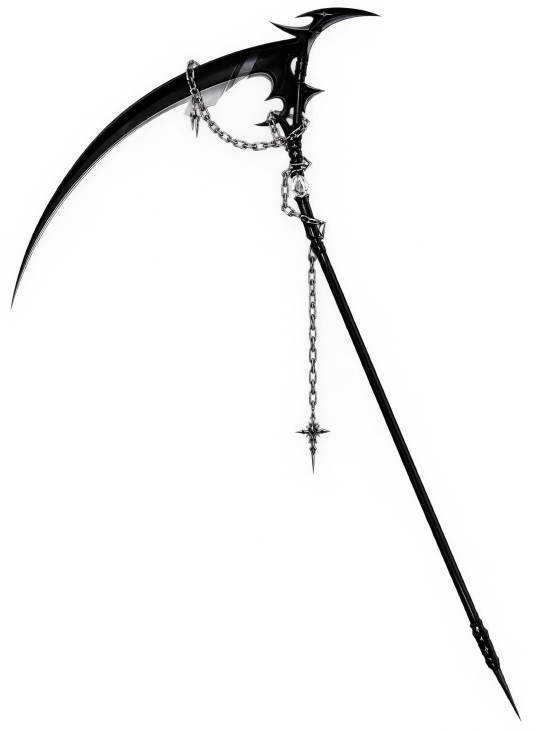
#> input picture tools/reference/scythe_reference.png, 1075 x 1463 px (shown at 1/2 size)
$ python compare_scythe.py reference/scythe_reference.png reference/scythe_reference.png
#> lines starting #> are read from the running program, lines starting #| are printed output that depends on the picture; after the words box and inside, x2 and y2 are one past the last pixel; in counts of white or black regions, pixels touching at a corner belong together
import sys
from PIL import Image, ImageDraw
d = sys.argv[1]  # dir holding raw_front.png from blockbench_render.mjs
REF = sys.argv[2] if len(sys.argv) > 2 else 'reference.jpg'
def on_white(path, h):
    im = Image.open(path).convert('RGBA')
    bg = Image.new('RGBA', im.size, (255, 255, 255, 255)); bg.alpha_composite(im)
    bg = bg.convert('RGB')
    return bg.resize((round(bg.width * h / bg.height), h), Image.LANCZOS)
_r = Image.open(REF).convert('RGBA')
#> _r is the input picture: PIL image 1075x1463 RGBA; mean R, G, B, A 12.3, 12.1, 12.3, 14.3
ref = Image.new('RGBA', _r.size, (255, 255, 255, 255)); ref.alpha_composite(_r); ref = ref.convert('RGB')
#> after `ref = Image.new('RGBA', _r.size, (255, 255, 255, 255))`: ref: PIL image 1075x1463 RGBA; every value is 255
# crop reference to its content bbox (same as autocrop)
import numpy as np
a = np.array(ref.convert('L')) < 200
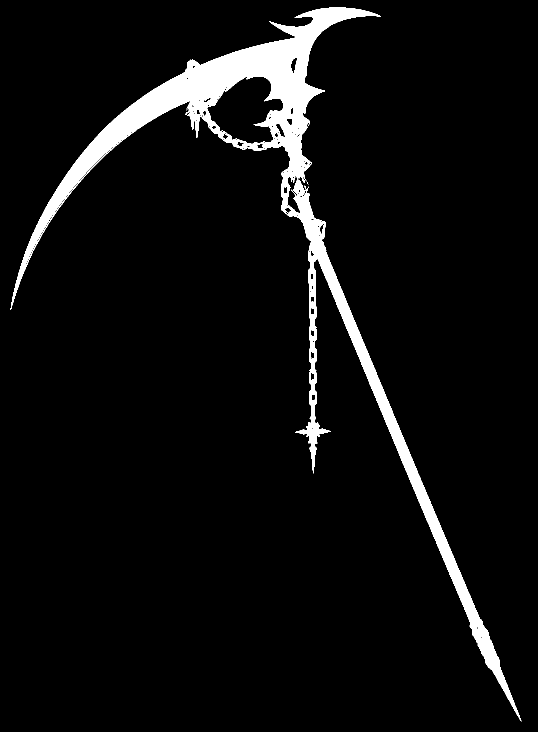
#> a: shape (1463, 1075) bool (shown at 1/2 size); 5.4% white; 7 white regions (6 under 20 px), largest, box (x1, y1, x2, y2) and area: (21, 15, 1043, 1443) 85460
ys, xs = np.where(a); ref = ref.crop((xs.min(), ys.min(), xs.max()+1, ys.max()+1))
#> after `ref = ref.crop((xs.min(), ys.min(), xs.max() + 1, ys.max() + 1))`:
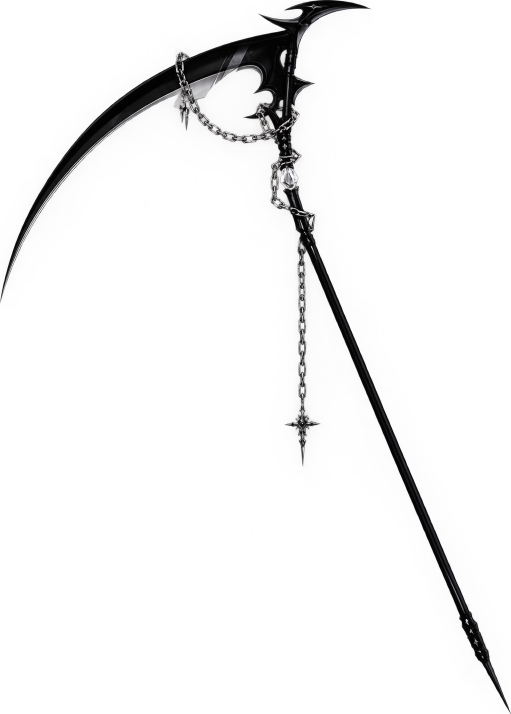
#> ref: PIL image 1022x1428 RGB (shown at 1/2 size); mean R, G, B 242.2, 242.2, 242.2
H = 800
r = ref.resize((round(ref.width * H / ref.height), H), Image.LANCZOS)
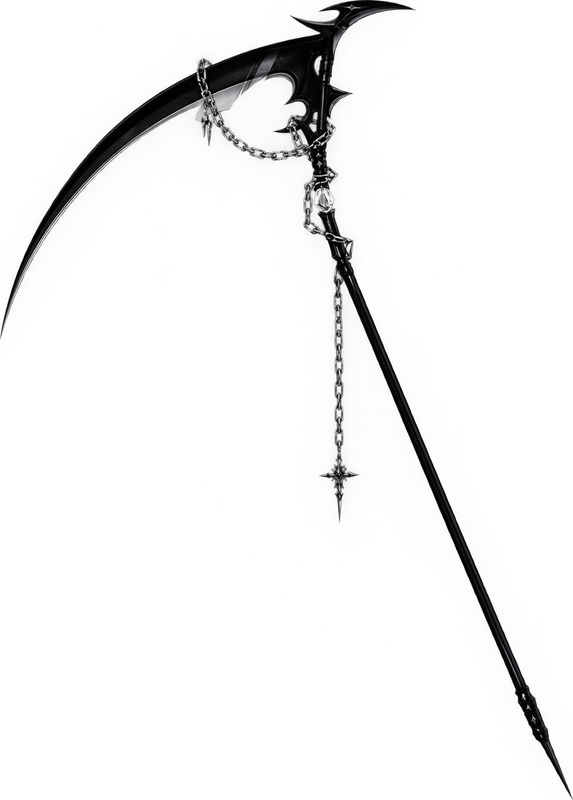
#> r: PIL image 573x800 RGB; mean R, G, B 242.2, 242.1, 242.2
f = on_white(d + '/raw_front.png', H)
#> (the run stopped early here; a loop or call above may not have finished)

$ run again, on scythe/reference/scythe_ref.jpg
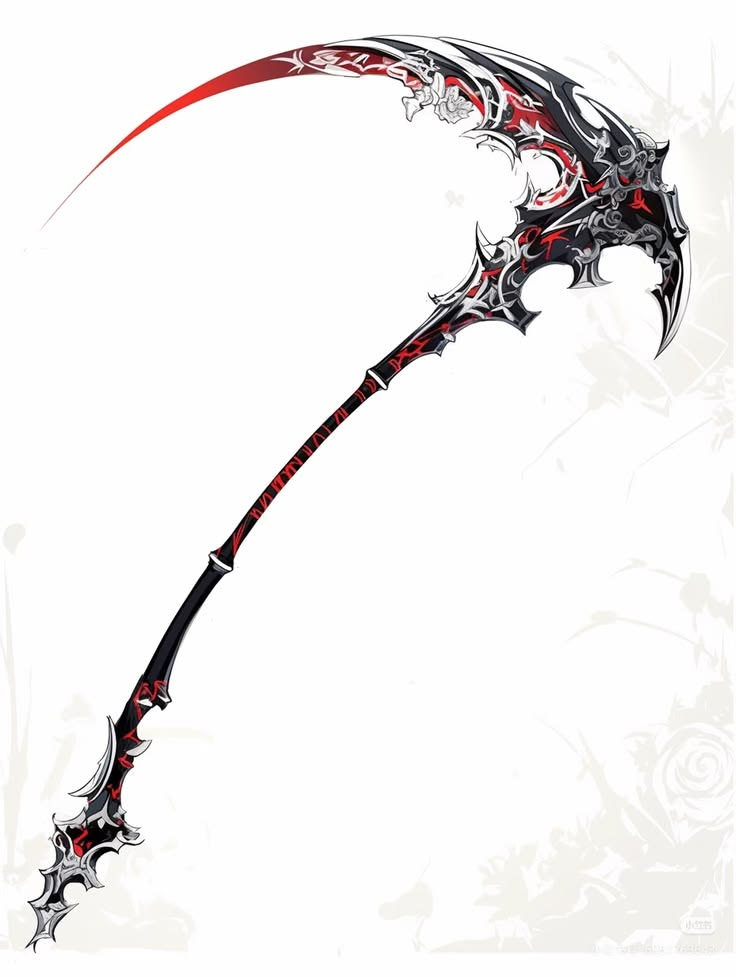
#> input picture scythe/reference/scythe_ref.jpg, 736 x 977 px
#> ref is the input picture: PIL image 736x977 RGB; mean R, G, B 239.4, 237.5, 237.3
#> `a = np.array(ref.convert('L')) < 200`:
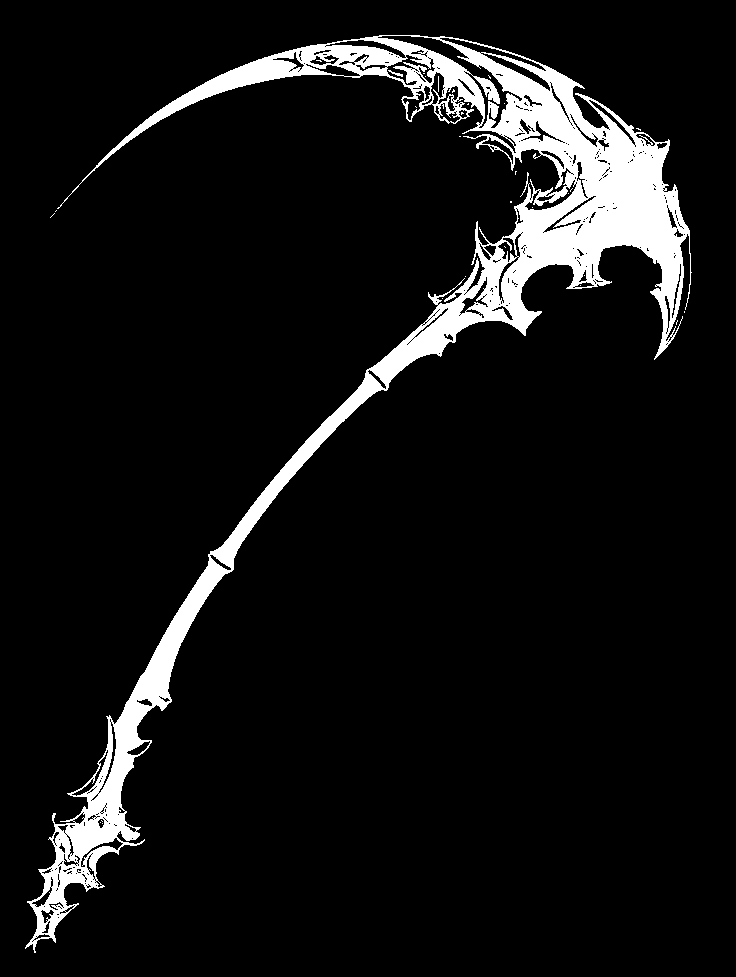
#> a: shape (977, 736) bool; 7.9% white; 31 white regions (29 under 20 px), largest, box (x1, y1, x2, y2) and area: (25, 35, 692, 953) 56752, (388, 70, 403, 77) 34
#> `ref = ref.crop((xs.min(), ys.min(), xs.max() + 1, ys.max() + 1))`:
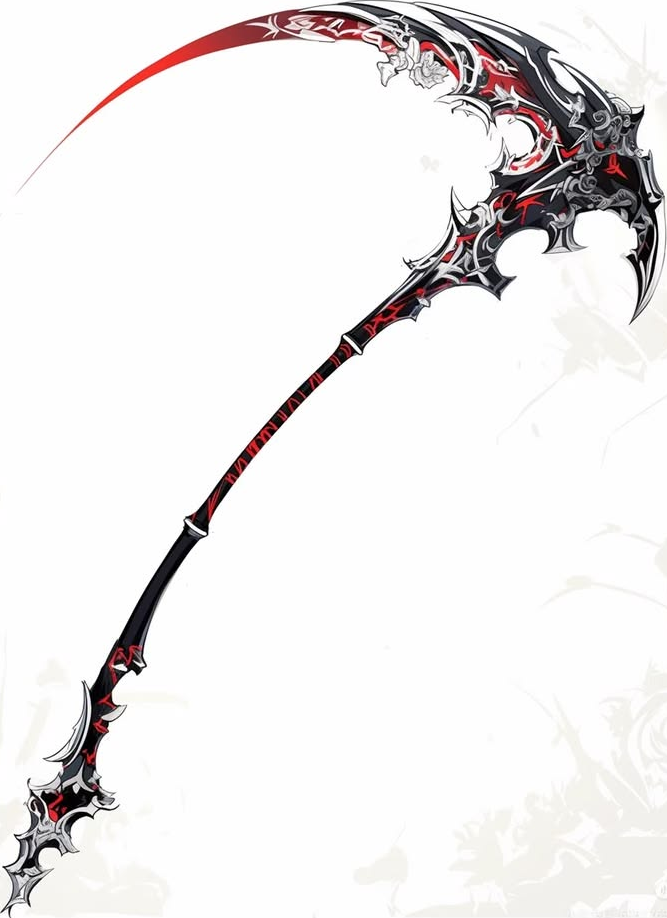
#> ref: PIL image 667x918 RGB; mean R, G, B 237.4, 235.1, 235.1
